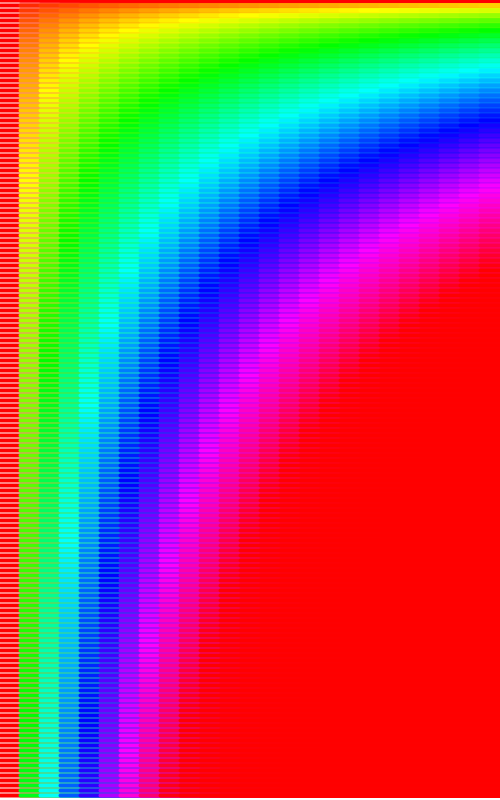
Frame 1 (no input)
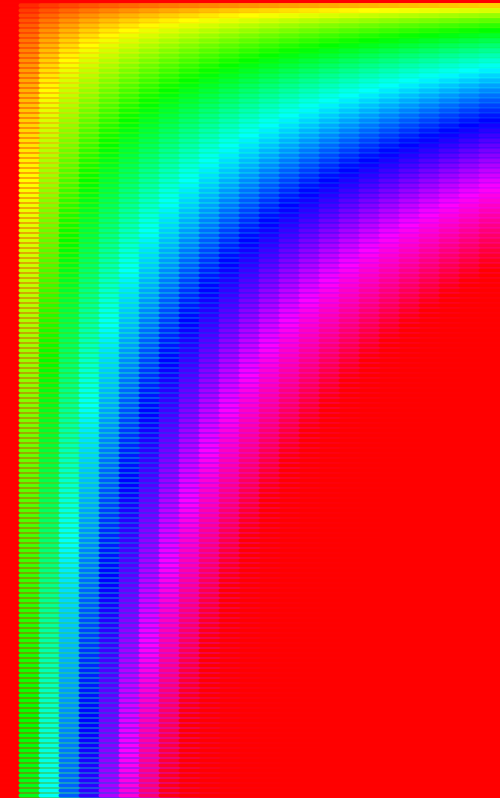
Frame 60 (the mouse pressed at the canvas centre just before this capture)
Frame 120 (the mouse held since frame 60 and released just before this capture): identical to frame 60, image omitted

The Processing sketch that drew these frames (run headless with seeded random() and noise(); from frame 60 on, the mouse is pressed at the canvas centre):

// Processing sketch: Read_Data
// ── Read_Data.pde
void setup() {
  size(500, 800);
  background(255);
}
void draw() {
  colorMode(HSB, 360, 100, 100);
  for (int i=0;i<width;i+=20) {
    for (int j=0;j<height;j+=5) {

      float newHue=sqrt(i*j);
      float newBright=i+100;
      float newCont=100;
      strokeWeight(4);
      stroke(newHue, newCont, newBright);
      
      line(i,j,width,j);
    }
  }
}
